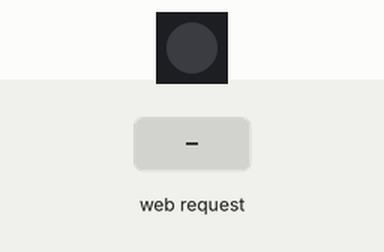
This sketch was run on a simulated ESP32. Shown: 1 RGB LEDs in strip order, left to right. Inputs (shaded band) come from the test bench. WiFi joins after 1.5 s; servers stay silent unless stated; the strip is taken to match the declared colour order; what the sketch prints to the serial monitor is not drawn.

Above: at 2.7 s.
2.8 s: HTTP request GET /R received
At 3.2 s:
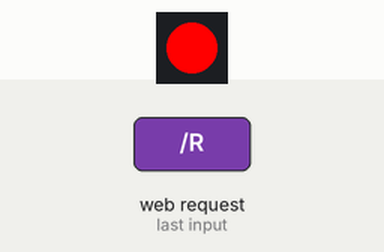
4.3 s: HTTP request GET /G received
At 5.5 s:
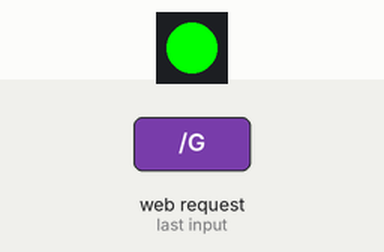
5.8 s: HTTP request GET /B received
At 6.7 s:
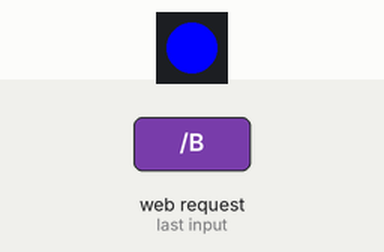
Timing chart, 0 to 8.8 s (numbered marks = the images above; inputs shaded):
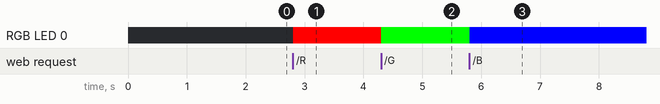

The sketch:

0_0-PrzyciskiRGB.ino
```cpp
/*
 WiFi Web Server LED Blink

 A simple web server that lets you blink an LED via the web.
 This sketch will print the IP address of your WiFi Shield (once connected)
 to the Serial monitor. From there, you can open that address in a web browser
 to turn on and off the LED on pin 5.

 If the IP address of your shield is yourAddress:
 http://yourAddress/H turns the LED on
 http://yourAddress/L turns it off

 This example is written for a network using WPA2 encryption. For insecure
 WEP or WPA, change the Wifi.begin() call and use Wifi.setMinSecurity() accordingly.

 Circuit:
 * WiFi shield attached
 * LED attached to pin 5

 created for arduino 25 Nov 2012
 by Tom Igoe

ported for sparkfun esp32
31.01.2017 by Jan Hendrik Berlin

 */

#include <WiFi.h>
#include <Adafruit_NeoPixel.h>

// Which pin on the Arduino is connected to the NeoPixels?
#define PIN       21 // On Trinket or Gemma, suggest changing this to 1

// How many NeoPixels are attached to the Arduino?
#define NUMPIXELS 1 // Popular NeoPixel ring size

Adafruit_NeoPixel pixels(NUMPIXELS, PIN, NEO_RGB + NEO_KHZ800);

const char *ssid = "C109-2.4";
const char *password = "KatedraInfor25#85";

NetworkServer server(80);

void setup() {
  Serial.begin(115200);
  // pinMode(5, OUTPUT);  // set the LED pin mode

  delay(10);

  // We start by connecting to a WiFi network

  Serial.println();
  Serial.println();
  Serial.print("Connecting to ");
  Serial.println(ssid);

  WiFi.begin(ssid, password);

  while (WiFi.status() != WL_CONNECTED) {
    delay(500);
    Serial.print(".");
  }

  Serial.println("");
  Serial.println("WiFi connected.");
  Serial.println("IP address: ");
  Serial.println(WiFi.localIP());

  server.begin();

  pixels.begin();

  pinMode( 0, INPUT );
}

void loop() {
  NetworkClient client = server.accept();  // listen for incoming clients

  if (client) {                     // if you get a client,
    Serial.println("New Client.");  // print a message out the serial port
    String currentLine = "";        // make a String to hold incoming data from the client
    while (client.connected()) {    // loop while the client's connected
      if (client.available()) {     // if there's bytes to read from the client,
        char c = client.read();     // read a byte, then
        Serial.write(c);            // print it out the serial monitor
        if (c == '\n') {            // if the byte is a newline character

          // if the current line is blank, you got two newline characters in a row.
          // that's the end of the client HTTP request, so send a response:
          if (currentLine.length() == 0) {
            // HTTP headers always start with a response code (e.g. HTTP/1.1 200 OK)
            // and a content-type so the client knows what's coming, then a blank line:
            client.println("HTTP/1.1 200 OK");
            client.println("Content-type:text/html");
            client.println();

            // the content of the HTTP response follows the header:
            // client.print("Click <a href=\"/H\">here</a> to turn the LED red<br>");
            // client.print("Click <a href=\"/L\">here</a> to turn the LED clear<br>");

            client.print("<a href='R'><button>Red</button></a>" );
            client.print("<a href='G'><button>Green</button></a>" );
            client.print("<a href='B'><button>Blue</button></a>" );
            client.print("<a href='Clear'><button>Clear</button></a>" );

            // The HTTP response ends with another blank line:
            client.println();
            // break out of the while loop:
            break;
          } else {  // if you got a newline, then clear currentLine:
            currentLine = "";
          }
        } else if (c != '\r') {  // if you got anything else but a carriage return character,
          currentLine += c;      // add it to the end of the currentLine
        }

        // Check to see if the client request was "GET /H" or "GET /L":
        if (currentLine.endsWith("GET /R")) {
          // digitalWrite(5, HIGH);  // GET /H turns the LED on
          pixels.setPixelColor( 0, pixels.Color( 255, 0, 0 ) );
          pixels.show();
        }
        if (currentLine.endsWith("GET /G")) {
          // digitalWrite(5, LOW);  // GET /L turns the LED off
          pixels.setPixelColor( 0, pixels.Color( 0, 255, 0 ) );
          pixels.show();
        }
        if (currentLine.endsWith("GET /B" ) ) {
          pixels.setPixelColor( 0, pixels.Color( 0, 0, 255 ) );
          pixels.show();
        }
        if (currentLine.endsWith("GET /Clear" ) ) {
          pixels.setPixelColor( 0, pixels.Color( 0, 0, 0 ) );
          pixels.show();
        }
      }
    }
    // close the connection:
    client.stop();
    Serial.println("Client Disconnected.");
  }
}
```

Measured:
- after the input at 2.8 s, RGB LED 0: off → RGB(255, 0, 0) at once
- after the input at 4.3 s, RGB LED 0: RGB(255, 0, 0) → RGB(0, 255, 0) at once
- after the input at 5.8 s, RGB LED 0: RGB(0, 255, 0) → RGB(0, 0, 255) at once
